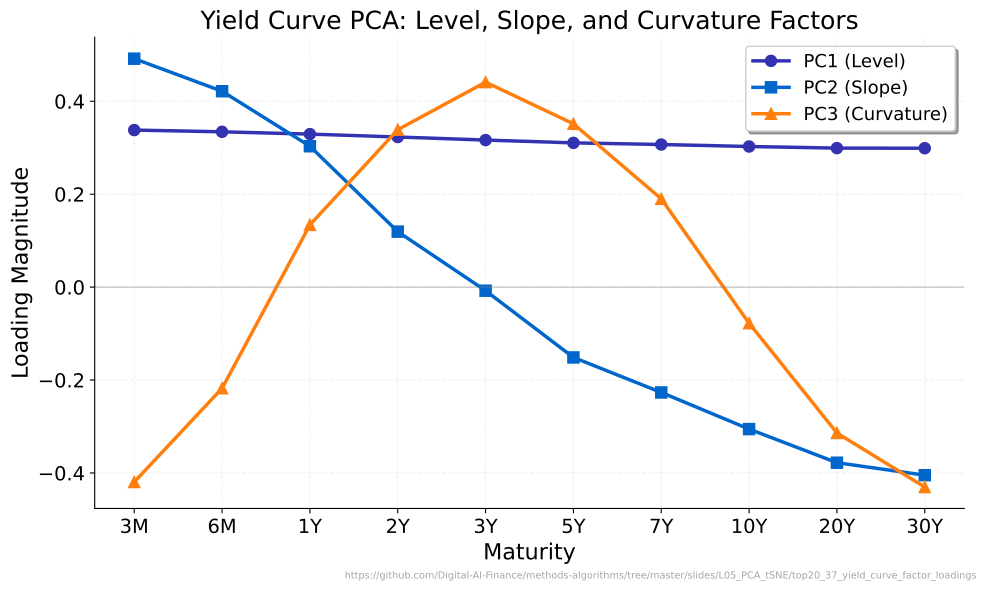

The Python source for this figure:
"""Yield Curve PCA: Level, Slope, and Curvature Factors."""
import matplotlib.pyplot as plt
import numpy as np
from pathlib import Path
from sklearn.decomposition import PCA
import sys
sys.path.insert(0, str(Path(__file__).resolve().parents[3] / 'templates'))
from chart_style import apply_style, COLORS, MLPURPLE, MLBLUE, MLORANGE, MLGREEN, MLRED, MLLAVENDER
apply_style()

CHART_METADATA = {
    "title": "Yield Curve PCA: Level, Slope, and Curvature Factors",
    "description": "PCA factor loadings from Nelson-Siegel simulated yield curves showing Level, Slope, and Curvature.",
    "url": "https://github.com/Digital-AI-Finance/methods-algorithms/tree/master/slides/L05_PCA_tSNE/top20_37_yield_curve_factor_loadings"
}


np.random.seed(42)

# Maturities in years
tau = np.array([0.25, 0.5, 1, 2, 3, 5, 7, 10, 20, 30])
maturity_labels = ['3M', '6M', '1Y', '2Y', '3Y', '5Y', '7Y', '10Y', '20Y', '30Y']
lam = 1.5
n_days = 500

# Nelson-Siegel model: y(tau) = b0 + b1*(1-exp(-tau/lam))/(tau/lam) + b2*((1-exp(-tau/lam))/(tau/lam) - exp(-tau/lam))
def nelson_siegel(tau, b0, b1, b2, lam):
    factor = (1 - np.exp(-tau / lam)) / (tau / lam)
    return b0 + b1 * factor + b2 * (factor - np.exp(-tau / lam))

# Generate 500 daily yield curves
b0_vals = np.random.normal(5, 0.3, n_days)
b1_vals = np.random.normal(-2, 0.2, n_days)
b2_vals = np.random.normal(1, 0.1, n_days)

yields = np.zeros((n_days, len(tau)))
for i in range(n_days):
    yields[i] = nelson_siegel(tau, b0_vals[i], b1_vals[i], b2_vals[i], lam)
    yields[i] += np.random.normal(0, 0.02, len(tau))

# PCA with 3 components
pca = PCA(n_components=3).fit(yields)

fig, ax = plt.subplots()
ax.plot(range(len(tau)), pca.components_[0], color=MLPURPLE, marker='o',
        linewidth=2.5, markersize=8, label='PC1 (Level)')
ax.plot(range(len(tau)), pca.components_[1], color=MLBLUE, marker='s',
        linewidth=2.5, markersize=8, label='PC2 (Slope)')
ax.plot(range(len(tau)), pca.components_[2], color=MLORANGE, marker='^',
        linewidth=2.5, markersize=8, label='PC3 (Curvature)')

ax.axhline(y=0, color='gray', linewidth=0.8, linestyle='-', alpha=0.5)
ax.set_xticks(range(len(tau)))
ax.set_xticklabels(maturity_labels)
ax.set_xlabel('Maturity')
ax.set_ylabel('Loading Magnitude')
ax.set_title('Yield Curve PCA: Level, Slope, and Curvature Factors')
ax.legend(frameon=True, fancybox=True, shadow=True)
ax.grid(True, alpha=0.3)

plt.figtext(0.99, 0.01, CHART_METADATA['url'], fontsize=7, color='gray', ha='right', va='bottom', alpha=0.7)
plt.tight_layout()
plt.savefig(Path(__file__).parent / 'chart.pdf', dpi=300, bbox_inches='tight', facecolor='white')
plt.close()
